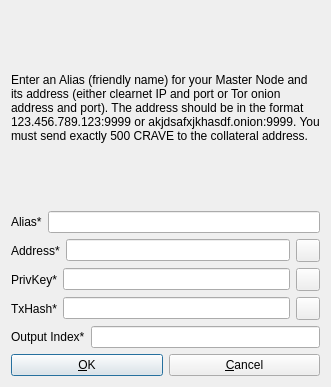
<?xml version="1.0" encoding="UTF-8"?>
<ui version="4.0">
 <class>AddEditAdrenalineNode</class>
 <widget class="QDialog" name="AddEditAdrenalineNode">
  <property name="geometry">
   <rect>
    <x>0</x>
    <y>0</y>
    <width>331</width>
    <height>387</height>
   </rect>
  </property>
  <property name="windowTitle">
   <string>Add/Edit Crave Node</string>
  </property>
  <property name="modal">
   <bool>true</bool>
  </property>
  <layout class="QVBoxLayout" name="verticalLayout">
   <item>
    <widget class="QLabel" name="label_9">
     <property name="sizePolicy">
      <sizepolicy hsizetype="Preferred" vsizetype="Expanding">
       <horstretch>0</horstretch>
       <verstretch>0</verstretch>
      </sizepolicy>
     </property>
     <property name="text">
      <string>&lt;html&gt;&lt;head/&gt;&lt;body&gt;&lt;p&gt;Enter an Alias (friendly name) for your Master Node and its address (either clearnet IP and port or Tor onion address and port). The address should be in the format 123.456.789.123:9999 or akjdsafxjkhasdf.onion:9999. You must send exactly 500 CRAVE to the collateral address.&lt;/p&gt;&lt;/body&gt;&lt;/html&gt;</string>
     </property>
     <property name="wordWrap">
      <bool>true</bool>
     </property>
    </widget>
   </item>
   <item>
    <layout class="QHBoxLayout" name="horizontalLayout_4">
     <property name="bottomMargin">
      <number>0</number>
     </property>
     <item>
      <widget class="QLabel" name="label_4">
       <property name="text">
        <string>Alias*</string>
       </property>
      </widget>
     </item>
     <item>
      <widget class="QLineEdit" name="aliasLineEdit"/>
     </item>
    </layout>
   </item>
   <item>
    <layout class="QHBoxLayout" name="horizontalLayout_5">
     <property name="bottomMargin">
      <number>0</number>
     </property>
     <item>
      <widget class="QLabel" name="label_6">
       <property name="text">
        <string>Address*</string>
       </property>
      </widget>
     </item>
     <item>
      <widget class="QLineEdit" name="addressLineEdit"/>
     </item>
     <item>
      <widget class="QToolButton" name="AddEditAddressPasteButton">
       <property name="toolTip">
        <string>Paste address from clipboard</string>
       </property>
       <property name="text">
        <string/>
       </property>
       <property name="icon">
        <iconset resource="../bitcoin.qrc">
         <normaloff>:/icons/editpaste</normaloff>:/icons/editpaste</iconset>
       </property>
       <property name="shortcut">
        <string>Alt+P</string>
       </property>
      </widget>
     </item>
    </layout>
   </item>
   <item>
    <layout class="QHBoxLayout" name="horizontalLayout_3">
     <property name="bottomMargin">
      <number>0</number>
     </property>
     <item>
      <widget class="QLabel" name="label_5">
       <property name="text">
        <string>PrivKey*</string>
       </property>
      </widget>
     </item>
     <item>
      <widget class="QLineEdit" name="privkeyLineEdit"/>
     </item>
     <item>
      <widget class="QToolButton" name="AddEditPrivkeyPasteButton">
       <property name="toolTip">
        <string>Paste address from clipboard</string>
       </property>
       <property name="text">
        <string/>
       </property>
       <property name="icon">
        <iconset resource="../bitcoin.qrc">
         <normaloff>:/icons/editpaste</normaloff>:/icons/editpaste</iconset>
       </property>
       <property name="shortcut">
        <string>Alt+P</string>
       </property>
      </widget>
     </item>
    </layout>
   </item>
   <item>
    <layout class="QHBoxLayout" name="horizontalLayout_2">
     <property name="bottomMargin">
      <number>0</number>
     </property>
     <item>
      <widget class="QLabel" name="label_2">
       <property name="text">
        <string>TxHash*</string>
       </property>
      </widget>
     </item>
     <item>
      <widget class="QLineEdit" name="txhashLineEdit"/>
     </item>
     <item>
      <widget class="QToolButton" name="AddEditTxhashPasteButton">
       <property name="toolTip">
        <string>Paste address from clipboard</string>
       </property>
       <property name="text">
        <string/>
       </property>
       <property name="icon">
        <iconset resource="../bitcoin.qrc">
         <normaloff>:/icons/editpaste</normaloff>:/icons/editpaste</iconset>
       </property>
       <property name="shortcut">
        <string>Alt+P</string>
       </property>
      </widget>
     </item>
    </layout>
   </item>
   <item>
    <layout class="QHBoxLayout" name="horizontalLayout_8">
     <property name="bottomMargin">
      <number>0</number>
     </property>
     <item>
      <widget class="QLabel" name="label_8">
       <property name="text">
        <string>Output Index*</string>
       </property>
      </widget>
     </item>
     <item>
      <widget class="QLineEdit" name="outputindexLineEdit"/>
     </item>
    </layout>
   </item>
   <item>
    <layout class="QHBoxLayout" name="horizontalLayout_Buttons">
     <item>
      <widget class="QPushButton" name="okButton">
       <property name="text">
        <string>&amp;OK</string>
       </property>
      </widget>
     </item>
     <item>
      <widget class="QPushButton" name="cancelButton">
       <property name="text">
        <string>&amp;Cancel</string>
       </property>
       <property name="autoDefault">
        <bool>false</bool>
       </property>
      </widget>
     </item>
    </layout>
   </item>
  </layout>
 </widget>
 <resources>
  <include location="../bitcoin.qrc"/>
 </resources>
 <connections/>
</ui>
